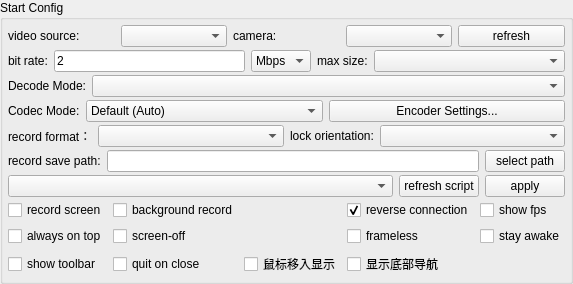
       <widget class="QGroupBox" name="configGroupBox">
        <property name="sizePolicy">
         <sizepolicy hsizetype="Preferred" vsizetype="Preferred">
          <horstretch>0</horstretch>
          <verstretch>0</verstretch>
         </sizepolicy>
        </property>
        <property name="title">
         <string>Start Config</string>
        </property>
        <layout class="QVBoxLayout" name="verticalLayout_3">
         <property name="spacing">
          <number>3</number>
         </property>
         <property name="leftMargin">
          <number>5</number>
         </property>
         <property name="topMargin">
          <number>5</number>
         </property>
         <property name="rightMargin">
          <number>5</number>
         </property>
         <property name="bottomMargin">
          <number>5</number>
         </property>
         <item>
          <widget class="QWidget" name="videoSourceWidget" native="true">
           <layout class="QHBoxLayout" name="videoSourceLayout">
            <property name="leftMargin">
             <number>0</number>
            </property>
            <property name="topMargin">
             <number>0</number>
            </property>
            <property name="rightMargin">
             <number>0</number>
            </property>
            <property name="bottomMargin">
             <number>0</number>
            </property>
            <item>
             <widget class="QLabel" name="videoSourceLabel">
              <property name="text">
               <string>video source:</string>
              </property>
             </widget>
            </item>
            <item>
             <widget class="QComboBox" name="videoSourceBox"/>
            </item>
            <item>
             <widget class="QLabel" name="cameraFacingLabel">
              <property name="text">
               <string>camera:</string>
              </property>
             </widget>
            </item>
            <item>
             <widget class="QComboBox" name="cameraFacingBox"/>
            </item>
            <item>
             <widget class="QPushButton" name="refreshCameraBtn">
              <property name="text">
               <string>refresh</string>
              </property>
             </widget>
            </item>
           </layout>
          </widget>
         </item>
         <item>
          <widget class="QWidget" name="configWidget1" native="true">
           <property name="sizePolicy">
            <sizepolicy hsizetype="Preferred" vsizetype="Preferred">
             <horstretch>0</horstretch>
             <verstretch>0</verstretch>
            </sizepolicy>
           </property>
           <layout class="QHBoxLayout" name="horizontalLayout_5">
            <property name="leftMargin">
             <number>0</number>
            </property>
            <property name="topMargin">
             <number>0</number>
            </property>
            <property name="rightMargin">
             <number>0</number>
            </property>
            <property name="bottomMargin">
             <number>0</number>
            </property>
            <item>
             <widget class="QLabel" name="label_3">
              <property name="sizePolicy">
               <sizepolicy hsizetype="Maximum" vsizetype="Preferred">
                <horstretch>0</horstretch>
                <verstretch>0</verstretch>
               </sizepolicy>
              </property>
              <property name="text">
               <string>bit rate:</string>
              </property>
             </widget>
            </item>
            <item>
             <widget class="QLineEdit" name="bitRateEdit">
              <property name="sizePolicy">
               <sizepolicy hsizetype="Preferred" vsizetype="Preferred">
                <horstretch>0</horstretch>
                <verstretch>0</verstretch>
               </sizepolicy>
              </property>
              <property name="text">
               <string notr="true">2</string>
              </property>
             </widget>
            </item>
            <item>
             <widget class="QComboBox" name="bitRateBox">
              <property name="sizePolicy">
               <sizepolicy hsizetype="Maximum" vsizetype="Preferred">
                <horstretch>0</horstretch>
                <verstretch>0</verstretch>
               </sizepolicy>
              </property>
              <property name="toolTip">
               <string/>
              </property>
              <property name="currentText">
               <string notr="true">Mbps</string>
              </property>
              <item>
               <property name="text">
                <string notr="true">Mbps</string>
               </property>
              </item>
              <item>
               <property name="text">
                <string notr="true">Kbps</string>
               </property>
              </item>
             </widget>
            </item>
            <item>
             <widget class="QLabel" name="label_4">
              <property name="sizePolicy">
               <sizepolicy hsizetype="Maximum" vsizetype="Preferred">
                <horstretch>0</horstretch>
                <verstretch>0</verstretch>
               </sizepolicy>
              </property>
              <property name="text">
               <string>max size:</string>
              </property>
             </widget>
            </item>
            <item>
             <widget class="QComboBox" name="maxSizeBox">
              <property name="sizePolicy">
               <sizepolicy hsizetype="Preferred" vsizetype="Preferred">
                <horstretch>0</horstretch>
                <verstretch>0</verstretch>
               </sizepolicy>
              </property>
              <property name="toolTip">
               <string/>
              </property>
             </widget>
            </item>
           </layout>
          </widget>
         </item>
         <item>
          <widget class="QWidget" name="configWidget6" native="true">
           <property name="sizePolicy">
            <sizepolicy hsizetype="Preferred" vsizetype="Preferred">
             <horstretch>0</horstretch>
             <verstretch>0</verstretch>
            </sizepolicy>
           </property>
           <layout class="QHBoxLayout" name="horizontalLayout_14">
            <property name="leftMargin">
             <number>0</number>
            </property>
            <property name="topMargin">
             <number>0</number>
            </property>
            <property name="rightMargin">
             <number>0</number>
            </property>
            <property name="bottomMargin">
             <number>0</number>
            </property>
            <item>
             <widget class="QLabel" name="decodeModeLabel">
              <property name="sizePolicy">
               <sizepolicy hsizetype="Maximum" vsizetype="Preferred">
                <horstretch>0</horstretch>
                <verstretch>0</verstretch>
               </sizepolicy>
              </property>
              <property name="text">
               <string>Decode Mode:</string>
              </property>
             </widget>
            </item>
            <item>
             <widget class="QComboBox" name="decodeModeBox">
              <property name="sizePolicy">
               <sizepolicy hsizetype="MinimumExpanding" vsizetype="Preferred">
                <horstretch>0</horstretch>
                <verstretch>0</verstretch>
               </sizepolicy>
              </property>
              <property name="toolTip">
               <string>FFmpeg: better compatibility; VideoToolbox: Apple Silicon only</string>
              </property>
             </widget>
            </item>
           </layout>
          </widget>
         </item>
         <item>
          <widget class="QWidget" name="configWidgetCodec" native="true">
           <property name="sizePolicy">
            <sizepolicy hsizetype="Preferred" vsizetype="Preferred">
             <horstretch>0</horstretch>
             <verstretch>0</verstretch>
            </sizepolicy>
           </property>
           <layout class="QHBoxLayout" name="horizontalLayout_codec">
            <property name="leftMargin">
             <number>0</number>
            </property>
            <property name="topMargin">
             <number>0</number>
            </property>
            <property name="rightMargin">
             <number>0</number>
            </property>
            <property name="bottomMargin">
             <number>0</number>
            </property>
            <item>
             <widget class="QLabel" name="label_codecMode">
              <property name="sizePolicy">
               <sizepolicy hsizetype="Maximum" vsizetype="Preferred">
                <horstretch>0</horstretch>
                <verstretch>0</verstretch>
               </sizepolicy>
              </property>
              <property name="text">
               <string>Codec Mode:</string>
              </property>
             </widget>
            </item>
            <item>
             <widget class="QComboBox" name="codecModeBox">
              <property name="sizePolicy">
               <sizepolicy hsizetype="Preferred" vsizetype="Preferred">
                <horstretch>0</horstretch>
                <verstretch>0</verstretch>
               </sizepolicy>
              </property>
              <property name="toolTip">
               <string>Encoder selection: Default uses system auto-select; presets enable vendor-specific tuning.</string>
              </property>
              <item>
               <property name="text">
                <string>Default (Auto)</string>
               </property>
              </item>
             </widget>
            </item>
            <item>
             <widget class="QPushButton" name="presetConfigBtn">
              <property name="toolTip">
               <string>Open encoder advanced settings: optimization levels for visual quality and performance.</string>
              </property>
              <property name="text">
               <string>Encoder Settings...</string>
              </property>
             </widget>
            </item>
           </layout>
          </widget>
         </item>
         <item>
          <widget class="QWidget" name="configWidget5" native="true">
           <property name="sizePolicy">
            <sizepolicy hsizetype="Preferred" vsizetype="Preferred">
             <horstretch>0</horstretch>
             <verstretch>0</verstretch>
            </sizepolicy>
           </property>
           <layout class="QHBoxLayout" name="horizontalLayout_7">
            <property name="leftMargin">
             <number>0</number>
            </property>
            <property name="topMargin">
             <number>0</number>
            </property>
            <property name="rightMargin">
             <number>0</number>
            </property>
            <property name="bottomMargin">
             <number>0</number>
            </property>
            <item>
             <widget class="QLabel" name="label_6">
              <property name="sizePolicy">
               <sizepolicy hsizetype="Maximum" vsizetype="Preferred">
                <horstretch>0</horstretch>
                <verstretch>0</verstretch>
               </sizepolicy>
              </property>
              <property name="text">
               <string>record format：</string>
              </property>
             </widget>
            </item>
            <item>
             <widget class="QComboBox" name="formatBox">
              <property name="sizePolicy">
               <sizepolicy hsizetype="Preferred" vsizetype="Preferred">
                <horstretch>0</horstretch>
                <verstretch>0</verstretch>
               </sizepolicy>
              </property>
             </widget>
            </item>
            <item>
             <widget class="QLabel" name="label_8">
              <property name="sizePolicy">
               <sizepolicy hsizetype="Maximum" vsizetype="Preferred">
                <horstretch>0</horstretch>
                <verstretch>0</verstretch>
               </sizepolicy>
              </property>
              <property name="text">
               <string>lock orientation:</string>
              </property>
             </widget>
            </item>
            <item>
             <widget class="QComboBox" name="lockOrientationBox">
              <property name="sizePolicy">
               <sizepolicy hsizetype="Preferred" vsizetype="Preferred">
                <horstretch>0</horstretch>
                <verstretch>0</verstretch>
               </sizepolicy>
              </property>
             </widget>
            </item>
           </layout>
          </widget>
         </item>
         <item>
          <widget class="QWidget" name="configWidget2" native="true">
           <property name="sizePolicy">
            <sizepolicy hsizetype="Preferred" vsizetype="Preferred">
             <horstretch>0</horstretch>
             <verstretch>0</verstretch>
            </sizepolicy>
           </property>
           <layout class="QHBoxLayout" name="horizontalLayout_6">
            <property name="leftMargin">
             <number>0</number>
            </property>
            <property name="topMargin">
             <number>0</number>
            </property>
            <property name="rightMargin">
             <number>0</number>
            </property>
            <property name="bottomMargin">
             <number>0</number>
            </property>
            <item>
             <widget class="QLabel" name="label_5">
              <property name="sizePolicy">
               <sizepolicy hsizetype="Preferred" vsizetype="Preferred">
                <horstretch>0</horstretch>
                <verstretch>0</verstretch>
               </sizepolicy>
              </property>
              <property name="text">
               <string>record save path:</string>
              </property>
              <property name="buddy">
               <cstring>recordPathEdt</cstring>
              </property>
             </widget>
            </item>
            <item>
             <widget class="QLineEdit" name="recordPathEdt">
              <property name="sizePolicy">
               <sizepolicy hsizetype="MinimumExpanding" vsizetype="Preferred">
                <horstretch>0</horstretch>
                <verstretch>0</verstretch>
               </sizepolicy>
              </property>
              <property name="readOnly">
               <bool>true</bool>
              </property>
             </widget>
            </item>
            <item>
             <widget class="QPushButton" name="selectRecordPathBtn">
              <property name="sizePolicy">
               <sizepolicy hsizetype="Preferred" vsizetype="Preferred">
                <horstretch>0</horstretch>
                <verstretch>0</verstretch>
               </sizepolicy>
              </property>
              <property name="text">
               <string>select path</string>
              </property>
              <property name="autoDefault">
               <bool>false</bool>
              </property>
             </widget>
            </item>
           </layout>
          </widget>
         </item>
         <item>
          <widget class="QWidget" name="configWidget4" native="true">
           <property name="sizePolicy">
            <sizepolicy hsizetype="Preferred" vsizetype="Preferred">
             <horstretch>0</horstretch>
             <verstretch>0</verstretch>
            </sizepolicy>
           </property>
           <layout class="QHBoxLayout" name="horizontalLayout_8">
            <property name="leftMargin">
             <number>0</number>
            </property>
            <property name="topMargin">
             <number>0</number>
            </property>
            <property name="rightMargin">
             <number>0</number>
            </property>
            <property name="bottomMargin">
             <number>0</number>
            </property>
            <item>
             <widget class="QComboBox" name="gameBox">
              <property name="sizePolicy">
               <sizepolicy hsizetype="MinimumExpanding" vsizetype="Preferred">
                <horstretch>0</horstretch>
                <verstretch>0</verstretch>
               </sizepolicy>
              </property>
             </widget>
            </item>
            <item>
             <widget class="QPushButton" name="refreshGameScriptBtn">
              <property name="sizePolicy">
               <sizepolicy hsizetype="Preferred" vsizetype="Preferred">
                <horstretch>0</horstretch>
                <verstretch>0</verstretch>
               </sizepolicy>
              </property>
              <property name="text">
               <string>refresh script</string>
              </property>
             </widget>
            </item>
            <item>
             <widget class="QPushButton" name="applyScriptBtn">
              <property name="sizePolicy">
               <sizepolicy hsizetype="Preferred" vsizetype="Preferred">
                <horstretch>0</horstretch>
                <verstretch>0</verstretch>
               </sizepolicy>
              </property>
              <property name="text">
               <string>apply</string>
              </property>
             </widget>
            </item>
           </layout>
          </widget>
         </item>
         <item>
          <widget class="QWidget" name="configWidget3" native="true">
           <property name="sizePolicy">
            <sizepolicy hsizetype="Preferred" vsizetype="Preferred">
             <horstretch>0</horstretch>
             <verstretch>0</verstretch>
            </sizepolicy>
           </property>
           <layout class="QGridLayout" name="gridLayout">
            <property name="leftMargin">
             <number>0</number>
            </property>
            <property name="topMargin">
             <number>0</number>
            </property>
            <property name="rightMargin">
             <number>0</number>
            </property>
            <property name="bottomMargin">
             <number>0</number>
            </property>
            <item row="0" column="4">
             <widget class="QCheckBox" name="fpsCheck">
              <property name="sizePolicy">
               <sizepolicy hsizetype="Preferred" vsizetype="Preferred">
                <horstretch>0</horstretch>
                <verstretch>0</verstretch>
               </sizepolicy>
              </property>
              <property name="text">
               <string>show fps</string>
              </property>
             </widget>
            </item>
            <item row="0" column="1">
             <widget class="QCheckBox" name="notDisplayCheck">
              <property name="sizePolicy">
               <sizepolicy hsizetype="Preferred" vsizetype="Preferred">
                <horstretch>0</horstretch>
                <verstretch>0</verstretch>
               </sizepolicy>
              </property>
              <property name="text">
               <string>background record</string>
              </property>
              <property name="checkable">
               <bool>false</bool>
              </property>
             </widget>
            </item>
            <item row="1" column="0">
             <widget class="QCheckBox" name="alwaysTopCheck">
              <property name="sizePolicy">
               <sizepolicy hsizetype="Preferred" vsizetype="Preferred">
                <horstretch>0</horstretch>
                <verstretch>0</verstretch>
               </sizepolicy>
              </property>
              <property name="text">
               <string>always on top</string>
              </property>
              <property name="checked">
               <bool>false</bool>
              </property>
             </widget>
            </item>
            <item row="0" column="0">
             <widget class="QCheckBox" name="recordScreenCheck">
              <property name="sizePolicy">
               <sizepolicy hsizetype="Preferred" vsizetype="Preferred">
                <horstretch>0</horstretch>
                <verstretch>0</verstretch>
               </sizepolicy>
              </property>
              <property name="text">
               <string>record screen</string>
              </property>
             </widget>
            </item>
            <item row="0" column="3">
             <widget class="QCheckBox" name="useReverseCheck">
              <property name="sizePolicy">
               <sizepolicy hsizetype="Preferred" vsizetype="Preferred">
                <horstretch>0</horstretch>
                <verstretch>0</verstretch>
               </sizepolicy>
              </property>
              <property name="text">
               <string>reverse connection</string>
              </property>
              <property name="checked">
               <bool>true</bool>
              </property>
             </widget>
            </item>
            <item row="1" column="1">
             <widget class="QCheckBox" name="closeScreenCheck">
              <property name="sizePolicy">
               <sizepolicy hsizetype="Preferred" vsizetype="Preferred">
                <horstretch>0</horstretch>
                <verstretch>0</verstretch>
               </sizepolicy>
              </property>
              <property name="text">
               <string>screen-off</string>
              </property>
             </widget>
            </item>
            <item row="1" column="3">
             <widget class="QCheckBox" name="framelessCheck">
              <property name="sizePolicy">
               <sizepolicy hsizetype="Preferred" vsizetype="Preferred">
                <horstretch>0</horstretch>
                <verstretch>0</verstretch>
               </sizepolicy>
              </property>
              <property name="text">
               <string>frameless</string>
              </property>
             </widget>
            </item>
            <item row="1" column="4">
             <widget class="QCheckBox" name="stayAwakeCheck">
              <property name="sizePolicy">
               <sizepolicy hsizetype="Preferred" vsizetype="Preferred">
                <horstretch>0</horstretch>
                <verstretch>0</verstretch>
               </sizepolicy>
              </property>
              <property name="text">
               <string>stay awake</string>
              </property>
             </widget>
            </item>
            <item row="2" column="0">
             <widget class="QCheckBox" name="showToolbar">
              <property name="text">
               <string>show toolbar</string>
              </property>
             </widget>
            </item>
            <item row="2" column="2">
             <widget class="QCheckBox" name="hoverShowCheck">
              <property name="text"><string>鼠标移入显示</string></property>
             </widget>
            </item>
            <item row="2" column="3" colspan="2">
             <widget class="QCheckBox" name="navigationBarCheck">
              <property name="text"><string>显示底部导航</string></property>
             </widget>
            </item>
            <item row="2" column="1">
             <widget class="QCheckBox" name="quitOnCloseCheck">
              <property name="toolTip">
               <string>Quit the app when the window is closed instead of hiding it to the system tray</string>
              </property>
              <property name="text">
               <string>quit on close</string>
              </property>
             </widget>
            </item>
           </layout>
          </widget>
         </item>
        </layout>
       </widget>
